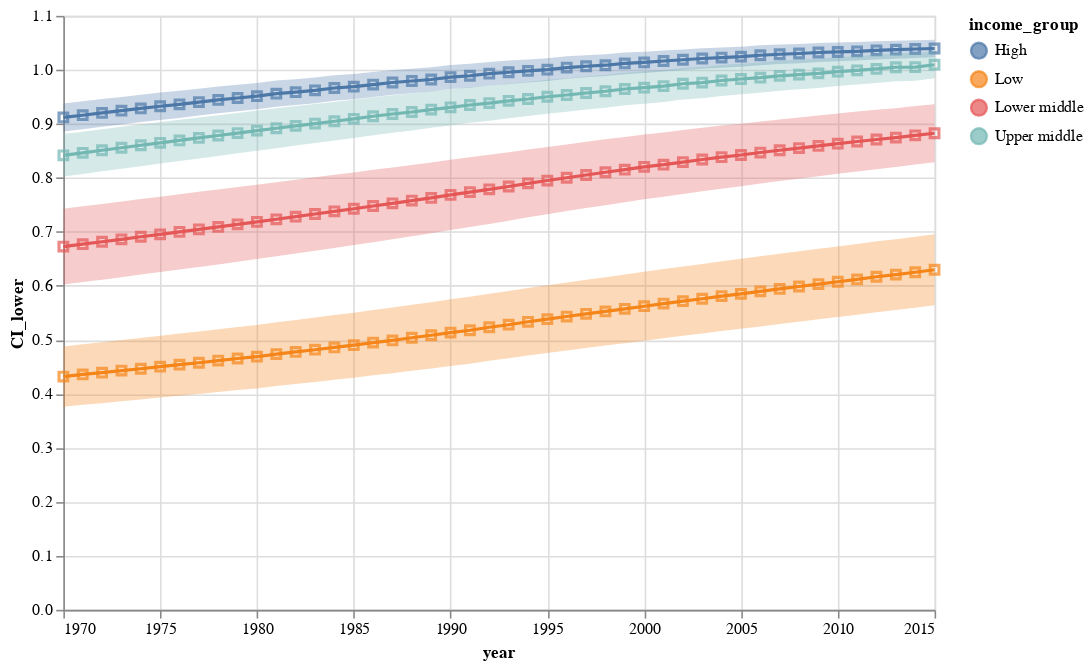

The cell this chart's notebook holds for it:
### Code cell
line=alt.Chart(summary).mark_line().encode(
    x='year',
    y='mean_ratio',
    color='income_group'
).properties(width=550,height=375)
band=line.mark_errorband().encode(
    y=alt.Y('CI_lower:Q'),
    y2='CI_upper:Q')
line + line.mark_point(shape='square') + band

### Figure 1 — Vega-Lite specification as saved in the notebook (floating-point values rounded to 4 significant figures; data arrays with more than 128 entries replaced by an {"elided": "..."} marker saying what was removed)
{"$schema": "https://vega.github.io/schema/vega-lite/v5.20.1.json", "config": {"view": {"continuousHeight": 300, "continuousWidth": 300}}, "data": {"name": "data-6ea9ac966d7a2834b0526f4eb44a052f"}, "datasets": {"data-6ea9ac966d7a2834b0526f4eb44a052f": {"elided": "184 records"}}, "height": 375, "layer": [{"encoding": {"color": {"field": "income_group", "type": "nominal"}, "x": {"field": "year", "type": "temporal"}, "y": {"field": "mean_ratio", "type": "quantitative"}}, "mark": {"type": "line"}}, {"encoding": {"color": {"field": "income_group", "type": "nominal"}, "x": {"field": "year", "type": "temporal"}, "y": {"field": "mean_ratio", "type": "quantitative"}}, "mark": {"shape": "square", "type": "point"}}, {"encoding": {"color": {"field": "income_group", "type": "nominal"}, "x": {"field": "year", "type": "temporal"}, "y": {"field": "CI_lower", "type": "quantitative"}, "y2": {"field": "CI_upper"}}, "mark": {"type": "errorband"}}], "width": 550}
